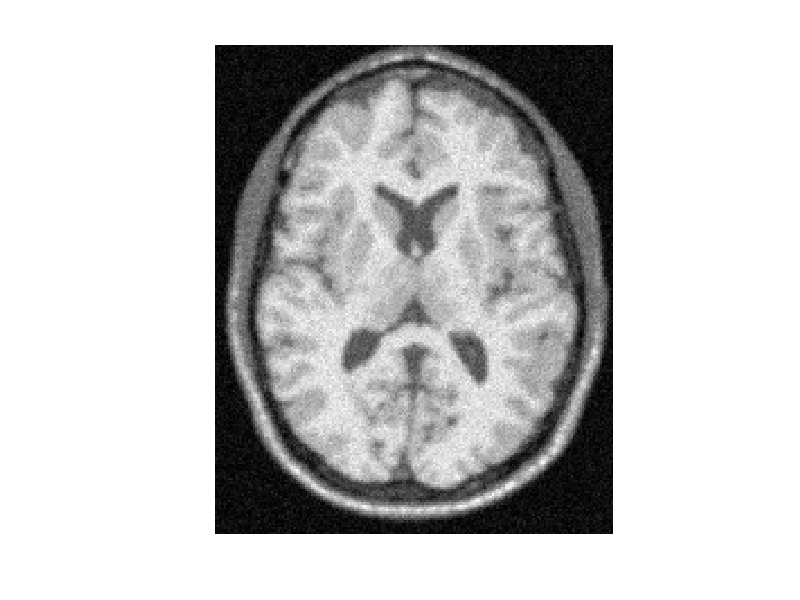
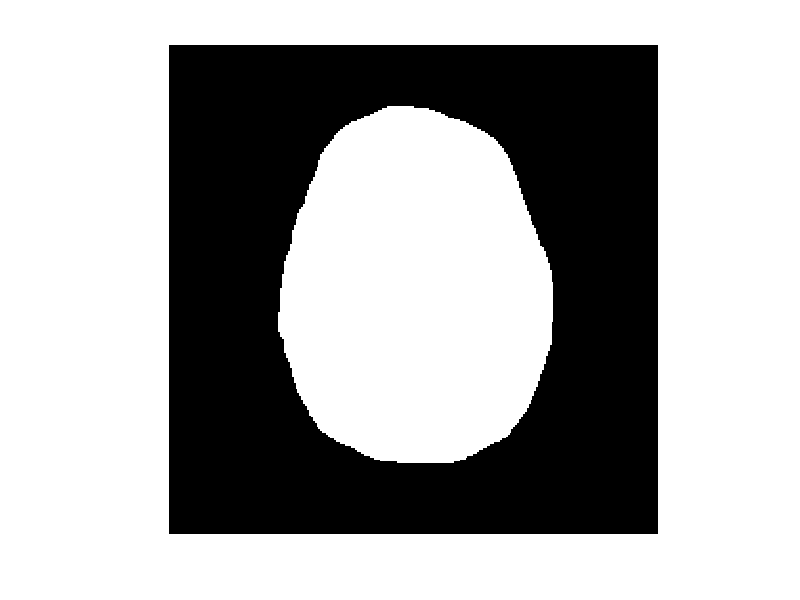

The MATLAB script that drew these images, in order: (Note: this script raises an error after producing the figures.)
% *******************************************************************************************
% CS736 Assignment 4 Question 2
% Riddhish Bhalodia
% Driver
% Make sure the all functions are in the same directory as this file
% Run the code after CDing to that directory.
% *******************************************************************************************

initial_file = load('assignmentSegmentBrainGmmEmMrf.mat');
data_file = initial_file.imageData;
mask_file = initial_file.imageMask;
% Cropping the window to the brain segment, then we use 4 classes for
% segmentation, that would compesate for the background
data_file_new = data_file(20:236,40:216);

data_vec = data_file_new(:);
mask_vec = mask_file(:);
figure;
imshow(data_file_new,[]);
figure;
imshow(mask_file,[]);

[m,n] = size(data_file);
theta = [0.15,0.5,0.65,0;1,1,1,1];

data_vec_old=data_vec;

 for count =1:2
%     E step%
    gamma1 = membership(1,theta,data_vec_old);
    gamma2 = membership(2,theta,data_vec_old);
    gamma3 = membership(3,theta,data_vec_old);
    gamma4 = membership(4,theta,data_vec_old);
    
%     M step
    theta(1,1) = sum(gamma1.*data_vec_old)/sum(gamma1);
    theta(1,2) = sum(gamma2.*data_vec_old)/sum(gamma2);
    theta(1,3) = sum(gamma3.*data_vec_old)/sum(gamma3);
    theta(1,4) = sum(gamma4.*data_vec_old)/sum(gamma4);
    
    theta(2,1) = sum(gamma1.*(data_vec_old - theta(1,1)).^2)/sum(gamma1);
    theta(2,2) = sum(gamma2.*(data_vec_old - theta(1,2)).^2)/sum(gamma2);
    theta(2,3) = sum(gamma3.*(data_vec_old - theta(1,3)).^2)/sum(gamma3);
    theta(2,4) = sum(gamma4.*(data_vec_old - theta(1,4)).^2)/sum(gamma4);
    
 end    
final_vec = data_vec;

for i=1:length(data_vec)
    final_vec(i) =  max(max(gamma1(i),gamma2(i)),gamma3(i));
end

out = reshape(final_vec,size(data_file_new));
figure;
imshow(out,[]);
